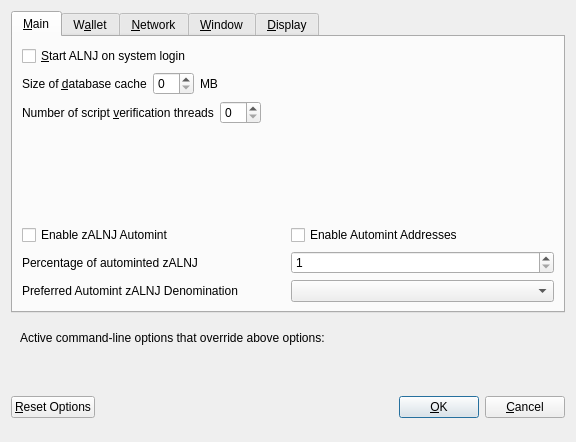
<?xml version="1.0" encoding="UTF-8"?>
<ui version="4.0">
 <class>OptionsDialog</class>
 <widget class="QDialog" name="OptionsDialog">
  <property name="geometry">
   <rect>
    <x>0</x>
    <y>0</y>
    <width>576</width>
    <height>442</height>
   </rect>
  </property>
  <property name="windowTitle">
   <string>Options</string>
  </property>
  <property name="modal">
   <bool>true</bool>
  </property>
  <layout class="QVBoxLayout" name="verticalLayout">
   <item>
    <widget class="QTabWidget" name="tabWidget">
     <property name="currentIndex">
      <number>0</number>
     </property>
     <widget class="QWidget" name="tabMain">
      <attribute name="title">
       <string>&amp;Main</string>
      </attribute>
      <layout class="QVBoxLayout" name="verticalLayout_Main">
       <item>
        <widget class="QCheckBox" name="bitcoinAtStartup">
         <property name="toolTip">
          <string>Automatically start ALNJ after logging in to the system.</string>
         </property>
         <property name="text">
          <string>&amp;Start ALNJ on system login</string>
         </property>
        </widget>
       </item>
       <item>
        <layout class="QHBoxLayout" name="horizontalLayout_2_Main">
         <item>
          <widget class="QLabel" name="databaseCacheLabel">
           <property name="text">
            <string>Size of &amp;database cache</string>
           </property>
           <property name="textFormat">
            <enum>Qt::PlainText</enum>
           </property>
           <property name="buddy">
            <cstring>databaseCache</cstring>
           </property>
          </widget>
         </item>
         <item>
          <widget class="QSpinBox" name="databaseCache"/>
         </item>
         <item>
          <widget class="QLabel" name="databaseCacheUnitLabel">
           <property name="text">
            <string>MB</string>
           </property>
           <property name="textFormat">
            <enum>Qt::PlainText</enum>
           </property>
          </widget>
         </item>
         <item>
          <spacer name="horizontalSpacer_2_Main">
           <property name="orientation">
            <enum>Qt::Horizontal</enum>
           </property>
           <property name="sizeHint" stdset="0">
            <size>
             <width>40</width>
             <height>20</height>
            </size>
           </property>
          </spacer>
         </item>
        </layout>
       </item>
       <item>
        <layout class="QHBoxLayout" name="horizontalLayout_3_Main">
         <item>
          <widget class="QLabel" name="threadsScriptVerifLabel">
           <property name="text">
            <string>Number of script &amp;verification threads</string>
           </property>
           <property name="textFormat">
            <enum>Qt::PlainText</enum>
           </property>
           <property name="buddy">
            <cstring>threadsScriptVerif</cstring>
           </property>
          </widget>
         </item>
         <item>
          <widget class="QSpinBox" name="threadsScriptVerif">
           <property name="toolTip">
            <string>(0 = auto, &lt;0 = leave that many cores free)</string>
           </property>
          </widget>
         </item>
         <item>
          <spacer name="horizontalSpacer_3_Main">
           <property name="orientation">
            <enum>Qt::Horizontal</enum>
           </property>
           <property name="sizeHint" stdset="0">
            <size>
             <width>40</width>
             <height>20</height>
            </size>
           </property>
          </spacer>
         </item>
        </layout>
       </item>
       <item>
        <spacer name="verticalSpacer_2">
         <property name="orientation">
          <enum>Qt::Vertical</enum>
         </property>
         <property name="sizeHint" stdset="0">
          <size>
           <width>20</width>
           <height>40</height>
          </size>
         </property>
        </spacer>
       </item>
       <item>
        <widget class="QWidget" name="verticalZpivOptionsWidget" native="true">
         <layout class="QVBoxLayout" name="verticalZpivOptionsLayout">
          <property name="margin">
           <number>0</number>
          </property>
          <item>
           <layout class="QHBoxLayout" name="horizontalAutomintingLayout">
            <item>
             <widget class="QCheckBox" name="checkBoxZeromintEnable">
              <property name="toolTip">
               <string>Enable automatic minting of ALNJ units to zALNJ</string>
              </property>
              <property name="layoutDirection">
               <enum>Qt::LeftToRight</enum>
              </property>
              <property name="text">
               <string>Enable zALNJ Automint</string>
              </property>
             </widget>
            </item>
            <item>
             <widget class="QCheckBox" name="checkBoxZeromintAddresses">
              <property name="toolTip">
               <string>Enable automatic zALNJ minting from specific addresses</string>
              </property>
              <property name="layoutDirection">
               <enum>Qt::LeftToRight</enum>
              </property>
              <property name="text">
               <string>Enable Automint Addresses</string>
              </property>
             </widget>
            </item>
           </layout>
          </item>
          <item>
           <layout class="QHBoxLayout" name="horizontalZmintPercentageLayout">
            <item>
             <widget class="QLabel" name="percentage_label">
              <property name="toolTip">
               <string>Percentage of incoming ALNJ which get automatically converted to zALNJ via Zerocoin Protocol (min: 10%)</string>
              </property>
              <property name="text">
               <string>Percentage of autominted zALNJ</string>
              </property>
             </widget>
            </item>
            <item>
             <widget class="QSpinBox" name="zeromintPercentage">
              <property name="minimum">
               <number>1</number>
              </property>
              <property name="maximum">
               <number>100</number>
              </property>
             </widget>
            </item>
           </layout>
          </item>
          <item>
           <layout class="QHBoxLayout" name="horizontalLayout" stretch="0,0">
            <property name="sizeConstraint">
             <enum>QLayout::SetFixedSize</enum>
            </property>
            <item>
             <widget class="QLabel" name="labelPreferredDenom">
              <property name="maximumSize">
               <size>
                <width>16777215</width>
                <height>16777215</height>
               </size>
              </property>
              <property name="toolTip">
               <string>Wait with automatic conversion to Zerocoin until enough ALNJ for this denomination is available</string>
              </property>
              <property name="text">
               <string>Preferred Automint zALNJ Denomination</string>
              </property>
             </widget>
            </item>
            <item>
             <widget class="QComboBox" name="preferredDenom">
              <property name="maximumSize">
               <size>
                <width>16777215</width>
                <height>27</height>
               </size>
              </property>
              <property name="toolTip">
               <string>Wait with automatic conversion to Zerocoin until enough ALNJ for this denomination is available</string>
              </property>
              <property name="maxVisibleItems">
               <number>9</number>
              </property>
              <property name="maxCount">
               <number>9</number>
              </property>
             </widget>
            </item>
           </layout>
          </item>
         </layout>
        </widget>
       </item>
      </layout>
     </widget>
     <widget class="QWidget" name="tabWallet">
      <attribute name="title">
       <string>W&amp;allet</string>
      </attribute>
      <layout class="QVBoxLayout" name="verticalLayout_Wallet">
       <item>
        <layout class="QHBoxLayout" name="horizontalLayout_2_Wallet">
         <item>
          <widget class="QLabel" name="labelStakeSplitThresholdText">
           <property name="text">
            <string>Stake split threshold:</string>
           </property>
          </widget>
         </item>
         <item>
          <widget class="QSpinBox" name="spinBoxStakeSplitThreshold">
           <property name="minimum">
            <number>1</number>
           </property>
           <property name="maximum">
            <number>999999</number>
           </property>
          </widget>
         </item>
        </layout>
       </item>
       <item>
        <widget class="QGroupBox" name="groupBox">
         <property name="title">
          <string>Expert</string>
         </property>
         <layout class="QVBoxLayout" name="verticalLayout_2">
          <item>
           <widget class="QCheckBox" name="coinControlFeatures">
            <property name="toolTip">
             <string>Whether to show coin control features or not.</string>
            </property>
            <property name="text">
             <string>Enable coin &amp;control features</string>
            </property>
           </widget>
          </item>
          <item>
           <widget class="QCheckBox" name="showMasternodesTab">
            <property name="toolTip">
             <string>Show additional tab listing all your masternodes in first sub-tab&lt;br/&gt;and all masternodes on the network in second sub-tab.</string>
            </property>
            <property name="text">
             <string>Show Masternodes Tab</string>
            </property>
           </widget>
          </item>
          <item>
           <widget class="QCheckBox" name="spendZeroConfChange">
            <property name="toolTip">
             <string>If you disable the spending of unconfirmed change, the change from a transaction&lt;br/&gt;cannot be used until that transaction has at least one confirmation.&lt;br/&gt;This also affects how your balance is computed.</string>
            </property>
            <property name="text">
             <string>&amp;Spend unconfirmed change</string>
            </property>
           </widget>
          </item>
         </layout>
        </widget>
       </item>
       <item>
        <spacer name="verticalSpacer_Wallet">
         <property name="orientation">
          <enum>Qt::Vertical</enum>
         </property>
         <property name="sizeHint" stdset="0">
          <size>
           <width>20</width>
           <height>40</height>
          </size>
         </property>
        </spacer>
       </item>
      </layout>
     </widget>
     <widget class="QWidget" name="tabNetwork">
      <attribute name="title">
       <string>&amp;Network</string>
      </attribute>
      <layout class="QVBoxLayout" name="verticalLayout_Network">
       <item>
        <widget class="QCheckBox" name="mapPortUpnp">
         <property name="toolTip">
          <string>Automatically open the ALNJ client port on the router. This only works when your router supports UPnP and it is enabled.</string>
         </property>
         <property name="text">
          <string>Map port using &amp;UPnP</string>
         </property>
        </widget>
       </item>
       <item>
        <widget class="QCheckBox" name="allowIncoming">
         <property name="toolTip">
          <string>Accept connections from outside</string>
         </property>
         <property name="text">
          <string>Allow incoming connections</string>
         </property>
        </widget>
       </item>
       <item>
        <widget class="QCheckBox" name="connectSocks">
         <property name="toolTip">
          <string>Connect to the ALNJ network through a SOCKS5 proxy.</string>
         </property>
         <property name="text">
          <string>&amp;Connect through SOCKS5 proxy (default proxy):</string>
         </property>
        </widget>
       </item>
       <item>
        <layout class="QHBoxLayout" name="horizontalLayout_1_Network">
         <item>
          <widget class="QLabel" name="proxyIpLabel">
           <property name="text">
            <string>Proxy &amp;IP:</string>
           </property>
           <property name="textFormat">
            <enum>Qt::PlainText</enum>
           </property>
           <property name="buddy">
            <cstring>proxyIp</cstring>
           </property>
          </widget>
         </item>
         <item>
          <widget class="QValidatedLineEdit" name="proxyIp">
           <property name="minimumSize">
            <size>
             <width>140</width>
             <height>0</height>
            </size>
           </property>
           <property name="maximumSize">
            <size>
             <width>140</width>
             <height>16777215</height>
            </size>
           </property>
           <property name="toolTip">
            <string>IP address of the proxy (e.g. IPv4: 127.0.0.1 / IPv6: ::1)</string>
           </property>
          </widget>
         </item>
         <item>
          <widget class="QLabel" name="proxyPortLabel">
           <property name="text">
            <string>&amp;Port:</string>
           </property>
           <property name="textFormat">
            <enum>Qt::PlainText</enum>
           </property>
           <property name="buddy">
            <cstring>proxyPort</cstring>
           </property>
          </widget>
         </item>
         <item>
          <widget class="QLineEdit" name="proxyPort">
           <property name="minimumSize">
            <size>
             <width>55</width>
             <height>0</height>
            </size>
           </property>
           <property name="maximumSize">
            <size>
             <width>55</width>
             <height>16777215</height>
            </size>
           </property>
           <property name="toolTip">
            <string>Port of the proxy (e.g. 9050)</string>
           </property>
          </widget>
         </item>
         <item>
          <spacer name="horizontalSpacer_1_Network">
           <property name="orientation">
            <enum>Qt::Horizontal</enum>
           </property>
           <property name="sizeHint" stdset="0">
            <size>
             <width>40</width>
             <height>20</height>
            </size>
           </property>
          </spacer>
         </item>
        </layout>
       </item>
       <item>
        <spacer name="verticalSpacer_Network">
         <property name="orientation">
          <enum>Qt::Vertical</enum>
         </property>
         <property name="sizeHint" stdset="0">
          <size>
           <width>20</width>
           <height>40</height>
          </size>
         </property>
        </spacer>
       </item>
      </layout>
     </widget>
     <widget class="QWidget" name="tabWindow">
      <attribute name="title">
       <string>&amp;Window</string>
      </attribute>
      <layout class="QVBoxLayout" name="verticalLayout_Window">
       <item>
        <widget class="QCheckBox" name="minimizeToTray">
         <property name="toolTip">
          <string>Show only a tray icon after minimizing the window.</string>
         </property>
         <property name="text">
          <string>&amp;Minimize to the tray instead of the taskbar</string>
         </property>
        </widget>
       </item>
       <item>
        <widget class="QCheckBox" name="minimizeOnClose">
         <property name="toolTip">
          <string>Minimize instead of exit the application when the window is closed. When this option is enabled, the application will be closed only after selecting Quit in the menu.</string>
         </property>
         <property name="text">
          <string>M&amp;inimize on close</string>
         </property>
        </widget>
       </item>
       <item>
        <spacer name="verticalSpacer_Window">
         <property name="orientation">
          <enum>Qt::Vertical</enum>
         </property>
         <property name="sizeHint" stdset="0">
          <size>
           <width>20</width>
           <height>40</height>
          </size>
         </property>
        </spacer>
       </item>
      </layout>
     </widget>
     <widget class="QWidget" name="tabDisplay">
      <attribute name="title">
       <string>&amp;Display</string>
      </attribute>
      <layout class="QVBoxLayout" name="verticalLayout_Display">
       <item>
        <layout class="QHBoxLayout" name="horizontalLayout_1_Display">
         <item>
          <widget class="QLabel" name="langLabel">
           <property name="text">
            <string>User Interface &amp;language:</string>
           </property>
           <property name="textFormat">
            <enum>Qt::PlainText</enum>
           </property>
           <property name="buddy">
            <cstring>lang</cstring>
           </property>
          </widget>
         </item>
         <item>
          <widget class="QValueComboBox" name="lang">
           <property name="toolTip">
            <string>The user interface language can be set here. This setting will take effect after restarting ALNJ.</string>
           </property>
          </widget>
         </item>
        </layout>
       </item>
       <item>
        <widget class="QLabel" name="label_3">
         <property name="toolTip">
          <string notr="true"/>
         </property>
         <property name="statusTip">
          <string notr="true"/>
         </property>
         <property name="whatsThis">
          <string notr="true"/>
         </property>
         <property name="accessibleName">
          <string notr="true"/>
         </property>
         <property name="text">
          <string>Language missing or translation incomplete? Help contributing translations here:
https://www.transifex.com/alnj-project/alnj-project-translations</string>
         </property>
         <property name="wordWrap">
          <bool>true</bool>
         </property>
         <property name="openExternalLinks">
          <bool>true</bool>
         </property>
         <property name="textInteractionFlags">
          <set>Qt::TextBrowserInteraction</set>
         </property>
        </widget>
       </item>
       <item>
        <layout class="QHBoxLayout" name="horizontalLayout_2_Display" stretch="0,0">
         <item>
          <widget class="QLabel" name="themeLabel">
           <property name="text">
            <string>User Interface Theme:</string>
           </property>
          </widget>
         </item>
         <item>
          <widget class="QValueComboBox" name="theme"/>
         </item>
        </layout>
       </item>
       <item>
        <widget class="QWidget" name="verticalZpivDisplayWidget" native="true">
         <layout class="QVBoxLayout" name="verticalZpivDisplayLayout">
          <property name="margin">
           <number>0</number>
          </property>
          <item>
           <widget class="Line" name="line">
            <property name="orientation">
             <enum>Qt::Horizontal</enum>
            </property>
           </widget>
          </item>
          <item>
           <layout class="QHBoxLayout" name="horizontalLayout_3_Display">
            <item>
             <widget class="QLabel" name="unitLabel">
              <property name="text">
               <string>Unit to show amounts in:</string>
              </property>
              <property name="textFormat">
               <enum>Qt::PlainText</enum>
              </property>
             </widget>
            </item>
            <item>
             <widget class="QValueComboBox" name="unit">
              <property name="toolTip">
               <string>Choose the default subdivision unit to show in the interface and when sending coins.</string>
              </property>
             </widget>
            </item>
           </layout>
          </item>
          <item>
           <layout class="QHBoxLayout" name="horizontalLayout_4_Display">
            <item>
             <widget class="QLabel" name="digitsLabel">
              <property name="text">
               <string>Decimal digits</string>
              </property>
             </widget>
            </item>
            <item>
             <widget class="QValueComboBox" name="digits"/>
            </item>
           </layout>
          </item>
          <item>
           <layout class="QHBoxLayout" name="horizontalLayout_5_Display">
            <item>
             <widget class="QCheckBox" name="checkBoxHideZeroBalances">
              <property name="toolTip">
               <string>Hide empty balances</string>
              </property>
              <property name="layoutDirection">
               <enum>Qt::LeftToRight</enum>
              </property>
              <property name="text">
               <string>Hide empty balances</string>
              </property>
             </widget>
            </item>
            <item>
             <widget class="QCheckBox" name="checkBoxHideOrphans">
              <property name="toolTip">
               <string>Hide orphan stakes in transaction lists</string>
              </property>
              <property name="text">
               <string>Hide orphan stakes</string>
              </property>
             </widget>
            </item>
            <item>
             <spacer name="horizontalSpacer">
              <property name="orientation">
               <enum>Qt::Horizontal</enum>
              </property>
              <property name="sizeHint" stdset="0">
               <size>
                <width>40</width>
                <height>20</height>
               </size>
              </property>
             </spacer>
            </item>
           </layout>
          </item>
          <item>
           <layout class="QHBoxLayout" name="horizontalLayout_6_Display">
            <item>
             <widget class="QLabel" name="thirdPartyTxUrlsLabel">
              <property name="toolTip">
               <string>Third party URLs (e.g. a block explorer) that appear in the transactions tab as context menu items. %s in the URL is replaced by transaction hash. Multiple URLs are separated by vertical bar |.</string>
              </property>
              <property name="text">
               <string>Third party transaction URLs</string>
              </property>
             </widget>
            </item>
            <item>
             <widget class="QLineEdit" name="thirdPartyTxUrls">
              <property name="toolTip">
               <string>Third party URLs (e.g. a block explorer) that appear in the transactions tab as context menu items. %s in the URL is replaced by transaction hash. Multiple URLs are separated by vertical bar |.</string>
              </property>
             </widget>
            </item>
           </layout>
          </item>
         </layout>
        </widget>
       </item>
       <item>
        <spacer name="verticalSpacer">
         <property name="orientation">
          <enum>Qt::Vertical</enum>
         </property>
         <property name="sizeHint" stdset="0">
          <size>
           <width>20</width>
           <height>40</height>
          </size>
         </property>
        </spacer>
       </item>
      </layout>
     </widget>
    </widget>
   </item>
   <item>
    <widget class="QFrame" name="frame">
     <layout class="QVBoxLayout" name="verticalLayout_Bottom">
      <item>
       <layout class="QHBoxLayout" name="horizontalLayout_Bottom">
        <item>
         <widget class="QLabel" name="overriddenByCommandLineInfoLabel">
          <property name="text">
           <string>Active command-line options that override above options:</string>
          </property>
          <property name="textFormat">
           <enum>Qt::PlainText</enum>
          </property>
         </widget>
        </item>
        <item>
         <spacer name="horizontalSpacer_Bottom">
          <property name="orientation">
           <enum>Qt::Horizontal</enum>
          </property>
          <property name="sizeHint" stdset="0">
           <size>
            <width>40</width>
            <height>20</height>
           </size>
          </property>
         </spacer>
        </item>
       </layout>
      </item>
      <item>
       <widget class="QLabel" name="overriddenByCommandLineLabel">
        <property name="text">
         <string/>
        </property>
        <property name="textFormat">
         <enum>Qt::PlainText</enum>
        </property>
        <property name="wordWrap">
         <bool>true</bool>
        </property>
       </widget>
      </item>
     </layout>
    </widget>
   </item>
   <item>
    <layout class="QHBoxLayout" name="horizontalLayout_Buttons">
     <item>
      <widget class="QPushButton" name="resetButton">
       <property name="toolTip">
        <string>Reset all client options to default.</string>
       </property>
       <property name="text">
        <string>&amp;Reset Options</string>
       </property>
       <property name="autoDefault">
        <bool>false</bool>
       </property>
      </widget>
     </item>
     <item>
      <spacer name="horizontalSpacer_1">
       <property name="orientation">
        <enum>Qt::Horizontal</enum>
       </property>
       <property name="sizeHint" stdset="0">
        <size>
         <width>40</width>
         <height>48</height>
        </size>
       </property>
      </spacer>
     </item>
     <item>
      <widget class="QLabel" name="statusLabel">
       <property name="minimumSize">
        <size>
         <width>200</width>
         <height>0</height>
        </size>
       </property>
       <property name="font">
        <font>
         <weight>75</weight>
         <bold>true</bold>
        </font>
       </property>
       <property name="text">
        <string/>
       </property>
       <property name="textFormat">
        <enum>Qt::PlainText</enum>
       </property>
       <property name="wordWrap">
        <bool>true</bool>
       </property>
      </widget>
     </item>
     <item>
      <spacer name="horizontalSpacer_2">
       <property name="orientation">
        <enum>Qt::Horizontal</enum>
       </property>
       <property name="sizeHint" stdset="0">
        <size>
         <width>40</width>
         <height>48</height>
        </size>
       </property>
      </spacer>
     </item>
     <item>
      <widget class="QPushButton" name="okButton">
       <property name="text">
        <string>&amp;OK</string>
       </property>
       <property name="autoDefault">
        <bool>false</bool>
       </property>
       <property name="default">
        <bool>true</bool>
       </property>
      </widget>
     </item>
     <item>
      <widget class="QPushButton" name="cancelButton">
       <property name="text">
        <string>&amp;Cancel</string>
       </property>
       <property name="autoDefault">
        <bool>false</bool>
       </property>
      </widget>
     </item>
    </layout>
   </item>
  </layout>
 </widget>
 <customwidgets>
  <customwidget>
   <class>QValidatedLineEdit</class>
   <extends>QLineEdit</extends>
   <header>qvalidatedlineedit.h</header>
  </customwidget>
  <customwidget>
   <class>QValueComboBox</class>
   <extends>QComboBox</extends>
   <header>qvaluecombobox.h</header>
  </customwidget>
 </customwidgets>
 <resources/>
 <connections/>
</ui>
